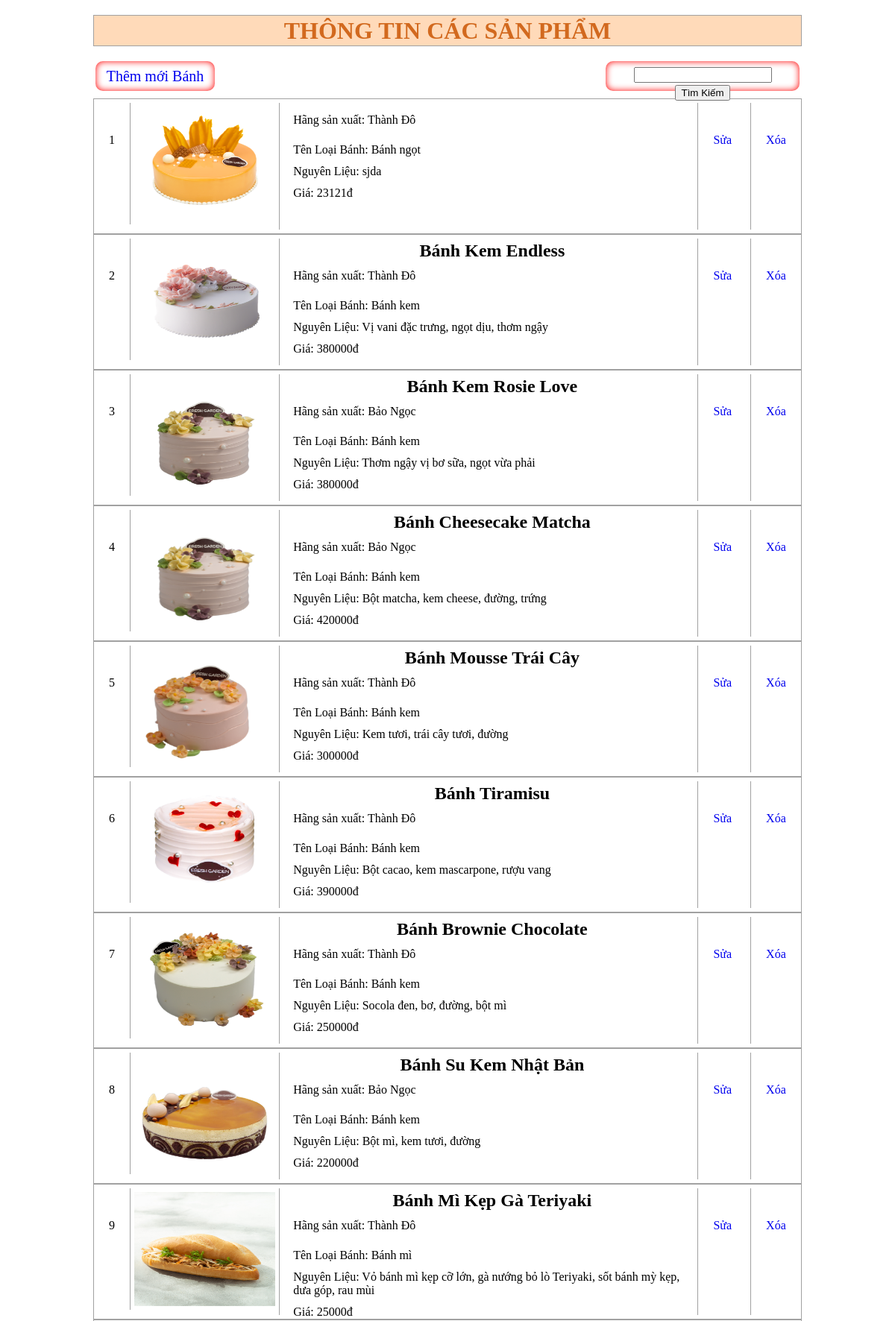
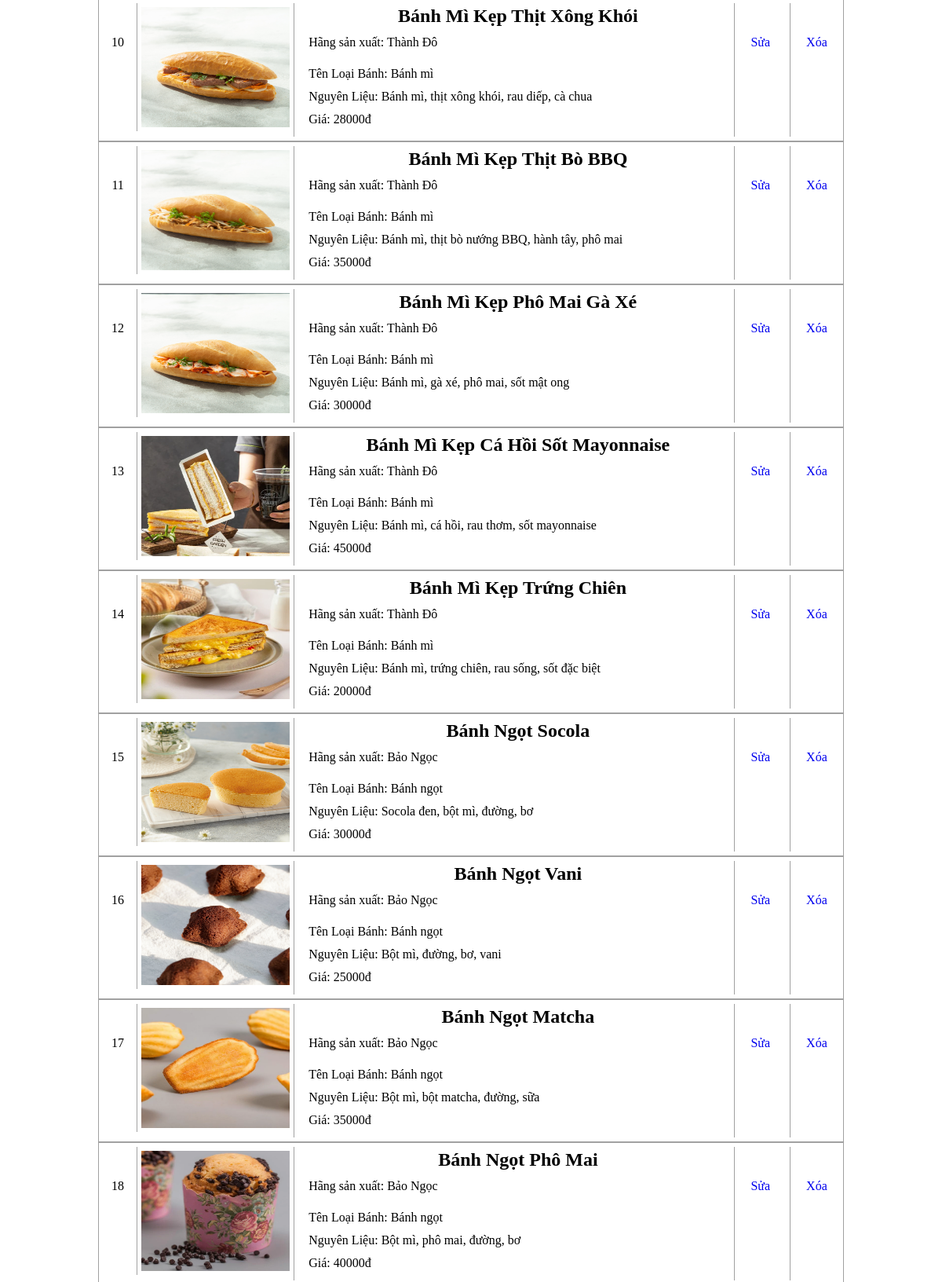
/Admin/QLbanh/Danhsachbanh.php (upper part), run on the app's committed database (2 pictures, top to bottom).
### tables this page shows
CREATE TABLE `banh` (
  `Mabanh` varchar(10) NOT NULL,
  `Tenbanh` varchar(50) NOT NULL,
  `Nguyenlieu` varchar(500) NOT NULL,
  `Dongia` int(100) NOT NULL,
  `Mota` varchar(500) NOT NULL,
  `Hinh` varchar(30) NOT NULL,
  `Maloaibanh` varchar(10) NOT NULL,
  `Mahangsx` varchar(10) NOT NULL
);

CREATE TABLE `hangsx` (
  `Mahangsx` varchar(10) NOT NULL,
  `Tenhangsx` varchar(50) NOT NULL,
  `Diachi` varchar(50) NOT NULL,
  `Email` varchar(50) NOT NULL,
  `Sdt` int(50) NOT NULL
);

CREATE TABLE `loaibanh` (
  `Maloaibanh` varchar(10) NOT NULL,
  `Tenloaibanh` varchar(50) NOT NULL
);

### Admin/QLbanh/Danhsachbanh.php (the view, shortened to what this page needs)
<!DOCTYPE html>
<html lang="en">
<head>
    <link rel="stylesheet" href="./style1.css">
</head>
<body>
    <div class="container">
        <h1>THÔNG TIN CÁC SẢN PHẨM</h1>
        <div>
            <div class="thembanh">
                <a href="./QLbanh/ThemBanh.php">Thêm mới Bánh</a>
            </div>
            <div>
                <form action="./xuly_ThemBanh.php" method="get" class="timkiem">
                    <input type="text" name="timkiem">
                    <input type="submit" value="Tìm Kiếm" name="">
                </form>
            </div>
        </div>
        <?php
        include "../../ketnoi.php";
        $stt = 1;
        $db = "SELECT banh.Mabanh as mabanh, banh.Hinh as hinh, banh.Tenbanh as tenbanh, banh.Nguyenlieu as nguyenlieu,
        banh.Dongia as dongia,banh.Mota as mota, loaibanh.Tenloaibanh as tenloai, hangsx.Tenhangsx as tenhang
        FROM banh INNER JOIN loaibanh on banh.Maloaibanh = loaibanh.Maloaibanh
        INNER JOIN hangsx ON banh.Mahangsx = hangsx.Mahangsx;";
        $result = mysqli_query($conn, $db);
        if (mysqli_num_rows($result) == 0) {
            echo "Chưa có sản phẩm bánh nào";
        } else {
            while ($row = mysqli_fetch_array($result)) {
        ?>
                <div class="khungsp">
                    <div class="tt"><?php echo $stt++; ?></div>
                    <?php
                    $dd = $row['hinh'];
                    if (strpos($dd, "https") !== false) {
                    ?>
                        <img src="<?php echo $row['hinh'] ?>" alt="">
                    <?php
                    } else {
                    ?>
                        <img src="../Img/<?php echo $row['hinh'] ?>" alt="">
                    <?php }
                    ?>
                    <div class="thongtin">
                        <h2><?php echo $row['tenbanh'] ?></h2>
                        <p>Hãng sản xuất: <?php echo $row['tenhang'] ?></p>
                        <p>
                            <p>Tên Loại Bánh: <?php echo $row['tenloai'] ?></p>
                            <p>Nguyên Liệu: <?php echo $row['nguyenlieu'] ?></p>
                            <p>Giá: <?php echo $row['dongia'] ?>đ</p>
                        </p>
                    </div>
                    <div class="sua">
                        <a style="text-decoration: none;" href="./QLbanh/Suabanh.php?Mabanh=<?php echo $row['mabanh'] ?>">Sửa</a>
                    </div>
                    <div class="xoa">
                        <a style="text-decoration: none;"
                            href="/BTLNHOM14/Admin/QLbanh/XoaBanh.php?Mabanh=<?php echo $row['mabanh'] ?>"
                            onclick="return confirm('Bạn có chắc chắn muốn xóa bánh này không');">
                            Xóa
                        </a>
                    </div>
                </div>
        <?php
            }
        }
        ?>
    </div>
</body>
</html>

### Admin/QLbanh/style1.css (style rules this page uses)
h2 { text-align: left; margin: 2px; }

### Admin/QLbanh/Danhsachbanh.php (style rules this page uses)
.khungsp { clear: both; width: 80%; height: 170px; margin: 0 auto; border: 1px solid #A1A1A1; padding: 5px 0; }
h1 { width: 80%; margin: 20px auto 0; width: 80%; height: 40px; line-height: 40px; background-color: peachpuff; color: chocolate; font-weight: bolder; text-align: center; border: 1px solid #A1A1A1; }
.tt { width: 5%; text-align: center; height: 100%; float: left; line-height: 100px; }
.khungsp>img { width: 20%; height: 90%; float: left; padding: 5px; border-left: 1px solid #A1A1A1; }
.khungsp>.thongtin { width: 58%; padding-top: 0; float: left; height: 100%; padding-left: 10px; border-left: 1px solid #A1A1A1; }
.sua { width: 7%; text-align: center; height: 100%; float: left; border-left: 1px solid #A1A1A1; line-height: 100px; }
.xoa { width: 7%; text-align: center; height: 100%; float: right; border-left: 1px solid #A1A1A1; line-height: 100px; }
h2 { text-align: center; margin: 0px; padding: 3px; }
p { margin: 5px; padding: 3px; }
.thembanh { width: 150px; height: 30px; border-radius: 10px; box-shadow: inset 0 0 10px red; font-size: 20px; margin: 20px 0 10px 120px; padding: 5px; text-align: center; float: left; line-height: 30px; }
.thembanh>a { text-decoration: none; }
.timkiem { float: right; width: 250px; height: 30px; border-radius: 10px; box-shadow: inset 0 0 10px red; font-size: 20px; margin: 20px 120px 10px 0px; padding: 5px; text-align: center; }

### data on the page
banh: Hinh (picture), Mahangsx.Tenhangsx "Thành Đô", Maloaibanh.Tenloaibanh "Bánh ngọt", Nguyenlieu "sjda", Dongia "23121"
banh: Hinh (picture), Tenbanh "Bánh Kem Endless", Mahangsx.Tenhangsx "Thành Đô", Maloaibanh.Tenloaibanh "Bánh kem", Nguyenlieu "Vị vani đặc trưng, ngọt dịu, thơm ngậy", Dongia "380000"
banh: Hinh (picture), Tenbanh "Bánh Kem Rosie Love", Mahangsx.Tenhangsx "Bảo Ngọc", Maloaibanh.Tenloaibanh "Bánh kem", Nguyenlieu "Thơm ngậy vị bơ sữa, ngọt vừa phải", Dongia "380000"
banh: Hinh (picture), Tenbanh "Bánh Cheesecake Matcha", Mahangsx.Tenhangsx "Bảo Ngọc", Maloaibanh.Tenloaibanh "Bánh kem", Nguyenlieu "Bột matcha, kem cheese, đường, trứng", Dongia "420000"
banh: Hinh (picture), Tenbanh "Bánh Mousse Trái Cây", Mahangsx.Tenhangsx "Thành Đô", Maloaibanh.Tenloaibanh "Bánh kem", Nguyenlieu "Kem tươi, trái cây tươi, đường", Dongia "300000"
banh: Hinh (picture), Tenbanh "Bánh Tiramisu", Mahangsx.Tenhangsx "Thành Đô", Maloaibanh.Tenloaibanh "Bánh kem", Nguyenlieu "Bột cacao, kem mascarpone, rượu vang", Dongia "390000"
banh: Hinh (picture), Tenbanh "Bánh Brownie Chocolate", Mahangsx.Tenhangsx "Thành Đô", Maloaibanh.Tenloaibanh "Bánh kem", Nguyenlieu "Socola đen, bơ, đường, bột mì", Dongia "250000"
banh: Hinh (picture), Tenbanh "Bánh Su Kem Nhật Bản", Mahangsx.Tenhangsx "Bảo Ngọc", Maloaibanh.Tenloaibanh "Bánh kem", Nguyenlieu "Bột mì, kem tươi, đường", Dongia "220000"
banh: Hinh (picture), Tenbanh "Bánh Mì Kẹp Gà Teriyaki", Mahangsx.Tenhangsx "Thành Đô", Maloaibanh.Tenloaibanh "Bánh mì", Nguyenlieu "Vỏ bánh mì kẹp cỡ lớn, gà nướng bỏ lò Teriyaki, sốt bánh mỳ kẹp, dưa góp, rau mùi", Dongia "25000"
banh: Hinh (picture), Tenbanh "Bánh Mì Kẹp Thịt Xông Khói", Mahangsx.Tenhangsx "Thành Đô", Maloaibanh.Tenloaibanh "Bánh mì", Nguyenlieu "Bánh mì, thịt xông khói, rau diếp, cà chua", Dongia "28000"
banh: Hinh (picture), Tenbanh "Bánh Mì Kẹp Thịt Bò BBQ", Mahangsx.Tenhangsx "Thành Đô", Maloaibanh.Tenloaibanh "Bánh mì", Nguyenlieu "Bánh mì, thịt bò nướng BBQ, hành tây, phô mai", Dongia "35000"
banh: Hinh (picture), Tenbanh "Bánh Mì Kẹp Phô Mai Gà Xé", Mahangsx.Tenhangsx "Thành Đô", Maloaibanh.Tenloaibanh "Bánh mì", Nguyenlieu "Bánh mì, gà xé, phô mai, sốt mật ong", Dongia "30000"
banh: Hinh (picture), Tenbanh "Bánh Mì Kẹp Cá Hồi Sốt Mayonnaise", Mahangsx.Tenhangsx "Thành Đô", Maloaibanh.Tenloaibanh "Bánh mì", Nguyenlieu "Bánh mì, cá hồi, rau thơm, sốt mayonnaise", Dongia "45000"
banh: Hinh (picture), Tenbanh "Bánh Mì Kẹp Trứng Chiên", Mahangsx.Tenhangsx "Thành Đô", Maloaibanh.Tenloaibanh "Bánh mì", Nguyenlieu "Bánh mì, trứng chiên, rau sống, sốt đặc biệt", Dongia "20000"
banh: Hinh (picture), Tenbanh "Bánh Ngọt Socola", Mahangsx.Tenhangsx "Bảo Ngọc", Maloaibanh.Tenloaibanh "Bánh ngọt", Nguyenlieu "Socola đen, bột mì, đường, bơ", Dongia "30000"
banh: Hinh (picture), Tenbanh "Bánh Ngọt Vani", Mahangsx.Tenhangsx "Bảo Ngọc", Maloaibanh.Tenloaibanh "Bánh ngọt", Nguyenlieu "Bột mì, đường, bơ, vani", Dongia "25000"
banh: Hinh (picture), Tenbanh "Bánh Ngọt Matcha", Mahangsx.Tenhangsx "Bảo Ngọc", Maloaibanh.Tenloaibanh "Bánh ngọt", Nguyenlieu "Bột mì, bột matcha, đường, sữa", Dongia "35000"
banh: Hinh (picture), Tenbanh "Bánh Ngọt Phô Mai", Mahangsx.Tenhangsx "Bảo Ngọc", Maloaibanh.Tenloaibanh "Bánh ngọt", Nguyenlieu "Bột mì, phô mai, đường, bơ", Dongia "40000"
